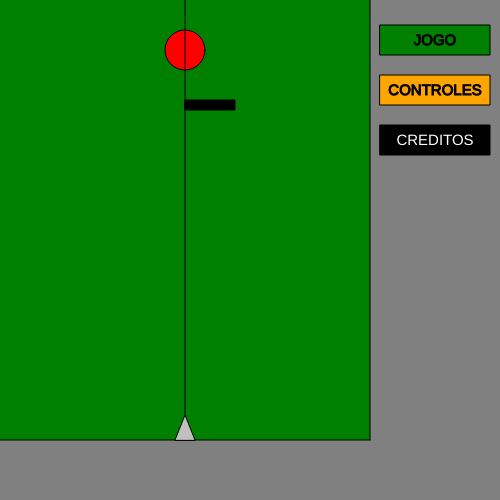
Frame 1 (no input)
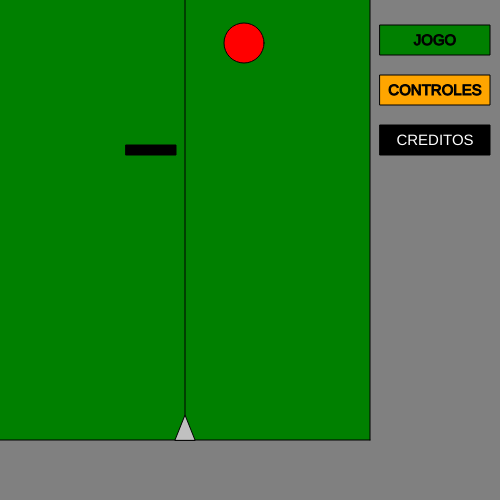
Frame 60 (no input)
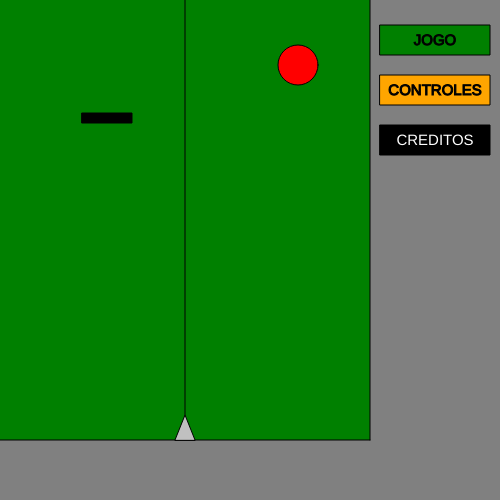
Frame 120 (the mouse pressed at the canvas centre since frame 60)

The p5.js sketch that drew these frames (run headless with seeded random() and noise() and a simulated clock; from frame 60 on, the mouse is pressed at the canvas centre):

// p5.js sketch
// ── sketch.js
/* Tamanho do canvas ************************************************/
const canvaX = 500;
const canvaY = 500;

/* Tamanho da area de jogo ******************************************/
var areaJogoX = canvaX;
var areaJogoY = canvaY - 60;

/* Variaveis do jogo ************************************************/
var vidas = 0;
var jogada = 0;
var pontos = 0;

/* Variaveis do projetil ********************************************/
var tiroD = 0;
var tiroVel = 0;
var tiroPosX = 0;
var tiroPosY = 0;
var tiroMovX = 0;
var tiroMovY = 0;
var tiroDisparado = false;

/* Variaveis do alvo ************************************************/
var alvoD = 0;
var alvoPosX = 0;
var alvoPosY = 0;
var alvoMovX = 0;
var alvoMovY = 0;

/* Variaveis do bloco ***********************************************/
var blocoPosX = 100;
var blocoPosY = 100;
var blocoComW = 100;
var blocoAltH = 100;
var blocoMovX = 0;
var blocoMovY = 0;

/* Variaveis da arma ************************************************/
var armaEsqX = 0;
var armaEsqY = 0;
var armaCenX = 0;
var armaCenY = 0;
var armaDirX = 0;
var armaDirY = 0;
var armaAngulo = 0

/* Variaveis de inicializacao ***************************************/
var tela = "INICIO";
var telaSet = true;

function setup(){
    createCanvas(canvaX, canvaY);
    angleMode(DEGREES);
    frameRate(60);
    ConfigTela(tela);
}

function draw(){
    if(tela === "INICIO"){
        background("GREY");

        BotaoJogo     ("JOGO"     ,15 ,"BLACK",380, 25,110,30,"GREEN");
        BotaoControles("CONTROLES",15 ,"BLACK",380, 75,110,30,"ORANGE");
        BotaoCreditos ("CREDITOS" ,15 ,"WHITE",380,125,110,30,"BLACK");
        
        HudDemo();

        Bloco();
        Alvo();
        Arma();
    }

    if(tela === "FASE 1"){
        if(vidas > 0){
            background("GREEN");

            if(telaSet){
                ConfigTela(tela);
            }

            Hud();
            Tiro();
            Arma();
            Bloco();
            Alvo();
        }else{
            Hud();
            Caixa("Fim de Jogo!",15,"BLACK",canvaX/2-55,canvaY/2,110,30,"GREY");
        }

        BotaoVoltarIniciar("VOLTAR",15,"BLACK",380,455,110,30,"GREY")
    }
    if(tela === "CONTROLES") {
        background("ORANGE");

        Caixa("CONTROLES",15,"BLACK",canvaX/2-55,30,110,30,"ORANGE");
        
        textAlign(LEFT);
        text("As teclas Direita e Esquerda controlam\numa arma e a tecla Espaço dispara\nprojéteis para atingir alvos gerados\naleatoriamente.",50,100);
        
        stroke(1);
        line(0, areaJogoY, areaJogoX, areaJogoY);
        Arma();
        Tiro()
        
        BotaoVoltarIniciar("VOLTAR",15,"BLACK",380,450,110,30,"GREY")
    }

    if(tela === "CREDITOS") {
        background("BLACK");
        textAlign(CENTER);
        text("DESENVOLVEDOR",250,50);
        text("Aldglyr Dias (aldglyr@outlook.com)",250,100);
        
        BotaoVoltarIniciar("VOLTAR",15,"WHITE",380,450,110,30,"GREY")
    }
}

/* FUNCOES DO JOGO **************************************************/
function HudDemo(){
    fill("GREEN");
    noStroke();
    rect(0,0,areaJogoX,areaJogoY);
    stroke(1);
    line(        0, areaJogoY, areaJogoX, areaJogoY);
    line(areaJogoX,        0 , areaJogoX, areaJogoY);
}

function Hud(){
    line(        0, areaJogoY, areaJogoX, areaJogoY);
    line(areaJogoX,        0 , areaJogoX, areaJogoY);
    Caixa(            tela  ,15,"BLACK",10 ,455,100,30,"GREY")
    Caixa("PONTOS: "+ pontos,15,"BLACK",120,455,100,30,"GREY")
    Caixa("VIDAS: " + vidas ,15,"BLACK",230,455,100,30,"GREY")
}

function Arma(){
    /* Limite e incremento do angulo de rotacao *********************/
    if(armaAngulo >= -60 && armaAngulo <= 60){
        if(keyIsDown(LEFT_ARROW) && armaAngulo !== -60){
            armaAngulo--;
        }

        if(keyIsDown(RIGHT_ARROW) && armaAngulo !== 60){
            armaAngulo++;
        }
    }
    
    /* Disparo, sinalizando que foi disparado para nao receber mais 
       comandos de disparos.
        O diametro do tiro eh iniciado zero e criado aqui.
     */
    if(keyIsDown(32)){
        tiroDisparado = true;
        tiroD = 15;
    }

    /* Condicao para atribuir os referenciais de movimento apenas se o
       tiro ainda nao tiver sido disparado
    */
    if(tiroDisparado === false){
        if(armaAngulo < 0){
            tiroMovX = - tiroVel * abs(sin(armaAngulo));
        }else{
            tiroMovX =   tiroVel * abs(sin(armaAngulo));
        }

        tiroMovY     = - tiroVel * cos(armaAngulo);
    }
    
    /* Estrategia de rotacao de objeto do P5, onde se muda o 
       referencial de origem do sistema para o centro do objeto a ser 
       rotacionado. As funcoes push() e pop() isolam os outros 
       elementos dessa mudança de referencial.
    */
    push();
        translate(areaJogoX/2,areaJogoY - 10);
        rotate(armaAngulo);
        fill("SILVER");
        stroke(1);
        triangle(armaEsqX,armaEsqY,
                 armaCenX,armaCenY,
                 armaDirX,armaDirY);
        line(0,-600,armaCenX,armaCenY);
    pop();
    //Caixa("arma " + armaAngulo,15,"BLACK",50,250,110,30,"WHITE")
}

function Tiro(){
    /* Condicao para movimento do tiro ******************************/
    if(tiroDisparado === true){
        //frameRate(5);
        //Caixa("Tx: " + round(tiroPosX + tiroD/2) +
        //      "Ty: " + round(tiroPosY + tiroD/2) +
        //      "Ax: " + round(blocoPosX - blocoComW) +
        //      "Ay: " + round(blocoPosY + blocoAltH),15,"BLACK",50,250,110,30,"WHITE")
        if((tiroPosX - tiroD/2) > 0 && (tiroPosX + tiroD/2) < areaJogoX){
            tiroPosX += tiroMovX;
        }else{
            tiroMovX = -tiroMovX;
            tiroPosX += tiroMovX;
        }
        
        if((tiroPosY - tiroD/2) > 0 && (tiroPosY + tiroD/2) < areaJogoY){
            tiroPosY += tiroMovY;
        }else{
            /* Destruicao do tiro pelo fim do trajeto sem acertar o 
               alvo, reconfiguracao da nova tentativa
            */
            tiroD = 0;
            telaSet = true;
            vidas--;
        }
        
        /* Destricaodo tiro por acertar no bloco e reconfiguracao de
           nova tentativa.
        */
        if((tiroPosX + tiroD/2) >= (blocoPosX) &&
           (tiroPosX + tiroD/2) <= (blocoPosX + blocoComW) &&
           (tiroPosY + tiroD/2) <= (blocoPosY + blocoAltH) &&
           (tiroPosY + tiroD/2) >= (blocoPosY)){

            tiroD = 0;
            tiroMovX = 0;
            tiroMovY = 0;
            telaSet = true;
            vidas--;
        }
        
        if((tiroPosX + tiroD/2) >= (alvoPosX - alvoD/2) &&
           (tiroPosX + tiroD/2) <= (alvoPosX + alvoD/2) &&
           (tiroPosY + tiroD/2) >= (alvoPosY - alvoD/2) &&
           (tiroPosY + tiroD/2) <= (alvoPosY + alvoD/2)){

            tiroD = 0;
            tiroMovX = 0;
            tiroMovY = 0;
            pontos++;
            telaSet = true;
            tela = "FASE " + parseInt(pontos + 1);
            Caixa(tela,15,"BLACK",50,250,110,30,"WHITE")
           }

    fill("BLUE");
    circle(tiroPosX,tiroPosY,tiroD);
    }
}

function Alvo(){
    fill("RED");
    circle(alvoPosX,alvoPosY,alvoD);
    
    if((alvoPosX >= 50) && (alvoPosX + alvoD/ 2) <= (areaJogoX -50)){
        alvoPosX += alvoMovX;
    }else{
        alvoMovX = -alvoMovX;
        alvoPosX += alvoMovX;
    }

    if((alvoPosY >= 25) && (alvoPosY <= 75)){
        alvoPosY += alvoMovY;
    }else{
        alvoMovY = -alvoMovY;
        alvoPosY += alvoMovY;
    }
}

function Bloco(){
    fill("BLACK");
    rect(blocoPosX,blocoPosY,blocoComW,blocoAltH);

    if((blocoPosX >= 75) && (blocoPosX + blocoComW) <= (areaJogoX -75)){
        blocoPosX += blocoMovX;
    }else{
        blocoMovX = -blocoMovX;
        blocoPosX += blocoMovX;
    }

    if((blocoPosY >= 100) && (blocoPosY <= 150)){
        blocoPosY += blocoMovY;
    }else{
        blocoMovY = -blocoMovY;
        blocoPosY += blocoMovY;
    }
}

function ConfigTela(tela) {
    if(tela === "INICIO"){
        areaJogoX = canvaX -130;
        areaJogoY
    
        /* Variaveis da arma ****************************************/
        armaEsqX = -10;
        armaEsqY =  10;
        armaCenX =   0;
        armaCenY = -15;
        armaDirX =  10;
        armaDirY =  10;
        armaAngulo = 0;

        /* Variaveis do alvo ****************************************/
        alvoD = 40;
        alvoPosX = areaJogoX/ 2;
        alvoPosY = 50;
        alvoMovX = 1;
        alvoMovY = 1;
        
        /* Variaveis do bloco ***************************************/
        blocoPosX = areaJogoX/2;
        blocoPosY = 100;
        blocoComW = 50;
        blocoAltH = 10;
        blocoMovX = -1;
        blocoMovY = -1;
        
        /* Variaveis de inicializacao *******************************/
        telaSet = false;
    }
    
    if(tela === "CONTROLES"){
        areaJogoX = canvaX;
        areaJogoY = canvaY - 60;

        /* Variaveis da arma ****************************************/
        armaEsqX = -10;
        armaEsqY =  10;
        armaCenX =   0;
        armaCenY = -15;
        armaDirX =  10;
        armaDirY =  10;
        armaAngulo = 0;

        /* Variaveis do projetil ************************************/
        tiroD = 0;
        tiroVel = 15;
        tiroPosX = areaJogoX/2;
        tiroPosY = areaJogoY - 10;
        tiroMovX = -1;
        tiroMovY = -1;
        tiroDisparado = false;
        
        /* Variaveis de inicializacao *******************************/
        telaSet = false;
    }

    if(tela === "FASE 1"){
        areaJogoX = canvaX;
        areaJogoY = canvaY - 60;
    
        /* Variaveis da arma ****************************************/
        armaEsqX = -10;
        armaEsqY =  10;
        armaCenX =   0;
        armaCenY = -15;
        armaDirX =  10;
        armaDirY =  10;
        armaAngulo = 0;

        /* Variaveis do projetil ************************************/
        tiroD = 0;
        tiroVel = 15;
        tiroPosX = areaJogoX/2;
        tiroPosY = areaJogoY - 10;
        tiroMovX = -1;
        tiroMovY = -1;
        tiroDisparado = false;

        /* Variaveis do alvo ****************************************/
        alvoD = 40;
        //alvoPosX = random(50,areaJogoX -50);
        //alvoPosY = random(25,75);
        
        alvoPosX = 10;
        alvoPosY = 50

        alvoMovX = 0;
        alvoMovY = 0;
        
        /* Variaveis do bloco ***************************************/
        //blocoPosX = random(100, areaJogoX -150);
        //blocoPosY = random(112,150);

        blocoPosX = 300;
        blocoPosY = 100

        blocoComW = 20;
        blocoAltH = 200;
        blocoMovX = 0;
        blocoMovY = 0;
        
        /* Variaveis de inicializacao *******************************/
        telaSet = false;
    }
    if(tela === "FASE 2"){
        areaJogoX = canvaX;
        areaJogoY = canvaY - 60;
    
        /* Variaveis da arma ****************************************/
        armaEsqX = -10;
        armaEsqY =  10;
        armaCenX =   0;
        armaCenY = -15;
        armaDirX =  10;
        armaDirY =  10;
        armaAngulo = 0;

        /* Variaveis do projetil ************************************/
        tiroD = 0;
        tiroVel = 15;
        tiroPosX = areaJogoX/2;
        tiroPosY = areaJogoY - 10;
        tiroMovX = -1;
        tiroMovY = -1;
        tiroDisparado = false;

        /* Variaveis do alvo ****************************************/
        alvoD = 40;
        //alvoPosX = random(50,areaJogoX -50);
        //alvoPosY = random(25,75);
        
        alvoPosX = 400;
        alvoPosY = 50

        alvoMovX = 0;
        alvoMovY = 0;
        
        /* Variaveis do bloco ***************************************/
        //blocoPosX = random(100, areaJogoX -150);
        //blocoPosY = random(112,150);

        blocoPosX = 300;
        blocoPosY = 100

        blocoComW = 10;
        blocoAltH = 10;
        blocoMovX = 0;
        blocoMovY = 0;
        
        /* Variaveis de inicializacao *******************************/
        telaSet = false;
    }
    if(tela === "FASE 3"){
        areaJogoX = canvaX;
        areaJogoY = canvaY - 60;
    
        /* Variaveis da arma ****************************************/
        armaEsqX = -10;
        armaEsqY =  10;
        armaCenX =   0;
        armaCenY = -15;
        armaDirX =  10;
        armaDirY =  10;
        armaAngulo = 0;

        /* Variaveis do projetil ************************************/
        tiroD = 0;
        tiroVel = 15;
        tiroPosX = areaJogoX/2;
        tiroPosY = areaJogoY - 10;
        tiroMovX = -1;
        tiroMovY = -1;
        tiroDisparado = false;

        /* Variaveis do alvo ****************************************/
        alvoD = 40;
        //alvoPosX = random(50,areaJogoX -50);
        //alvoPosY = random(25,75);
        
        alvoPosX = 250;
        alvoPosY = 50;

        alvoMovX = 0;
        alvoMovY = 0;
        
        /* Variaveis do bloco ***************************************/
        //blocoPosX = random(100, areaJogoX -150);
        //blocoPosY = random(112,150);

        blocoPosX = 250-25;
        blocoPosY = 100

        blocoComW = 50;
        blocoAltH = 50;
        blocoMovX = 0;
        blocoMovY = 0;
        
        /* Variaveis de inicializacao *******************************/
        telaSet = false;
    }
}

/* BOTOES ***********************************************************/
function BotaoJogo(texto, textoTamanho, textoCor, retX, retY, retC, retA, retCor){
    if(Botao(texto, textoTamanho, textoCor, retX, retY, retC, retA, retCor)){
        /* Define as variaveis de inicio do jogo aqui para permitir a 
           tentativa das outras vidas sem redefinir tudo de novo.
        */
        tela = "FASE 1";
        vidas = 5;
        jogada = 0;
        pontos = 0;
        //telaSet = true;
        ConfigTela(tela);
    }
}

function BotaoControles(texto, textoTamanho, textoCor, retX, retY, retC, retA, retCor){
    if(Botao(texto, textoTamanho, textoCor, retX, retY, retC, retA, retCor)){
        tela = "CONTROLES";
        ConfigTela(tela)
    }
}

function BotaoCreditos(texto, textoTamanho, textoCor, retX, retY, retC, retA, retCor){
    if(Botao(texto, textoTamanho, textoCor, retX, retY, retC, retA, retCor)){
        tela = "CREDITOS";
    }
}

function BotaoVoltarIniciar(texto, textoTamanho, textoCor, retX, retY, retC, retA, retCor){
    if(Botao(texto, textoTamanho, textoCor, retX, retY, retC, retA, retCor)){
        tela = "INICIO";
        ConfigTela(tela);
    }
}

/* FUNCOES AUXILIARES ***********************************************/
function Botao(texto, textoTamanho, textoCor, retX, retY, retC, retA, retCor){
    /* Construcao do botao ******************************************/
    textSize(textoTamanho);
    fill(retCor);
    stroke(1);
    rect(retX, retY, retC, retA);
    fill(textoCor);
    textAlign(CENTER);
    text(texto, retX + retC / 2, retY + retA - 10);
    
    /* Verificacao de clique no interior do botao *******************/
    if(mouseX > retX &&
       mouseX < retX + retC &&
       mouseY > retY &&
       mouseY < retY + retA &&
       mouseIsPressed
    ){
        return true;
    }else{
        return false;
    }
}

function Caixa(texto, textoTamanho, textoCor, retX, retY, retC, retA, retCor){
    /* Construcao do botao ******************************************/
    textSize(textoTamanho);
    fill(retCor);
    noStroke();
    rect(retX, retY, retC, retA);
    fill(textoCor);
    textAlign(CENTER);
    text(texto, retX + retC / 2, retY + retA - 10);
}
